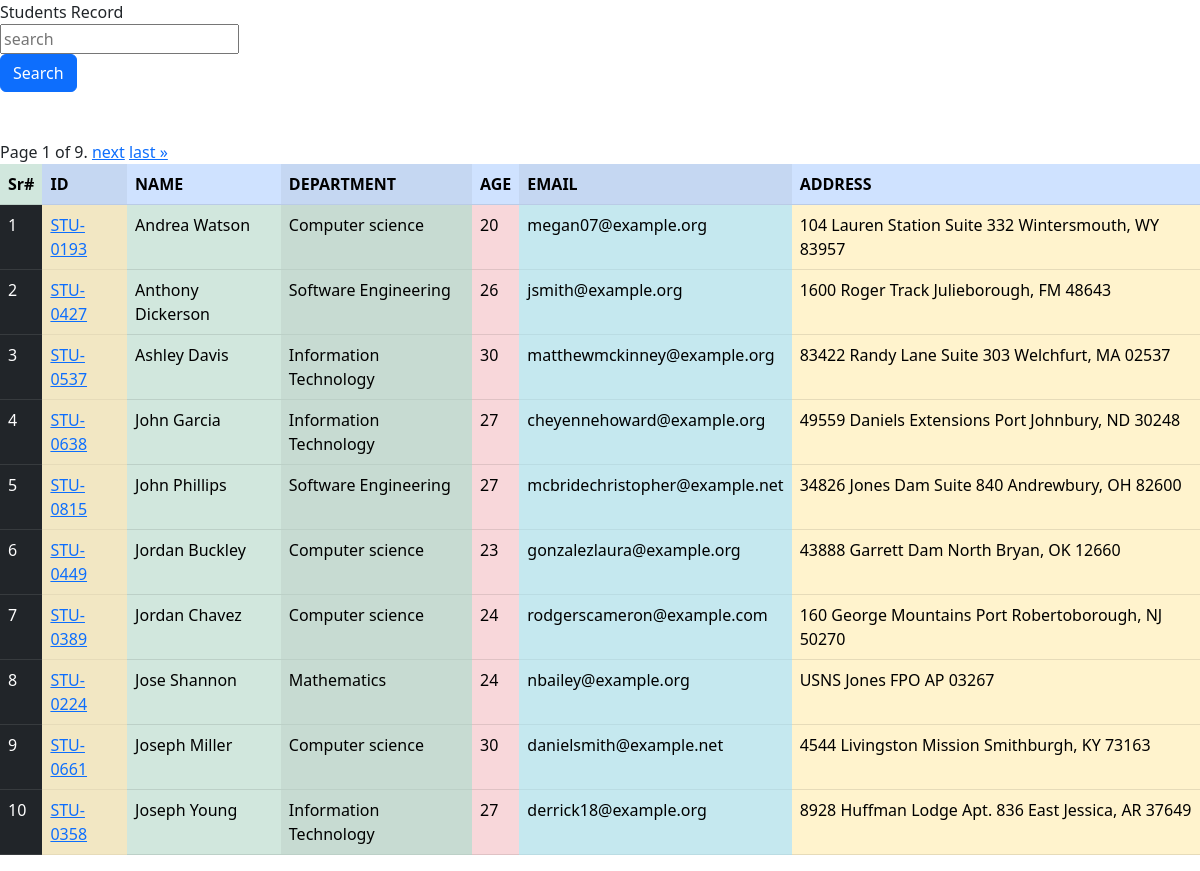
The page /student/ on the database its author committed.
### receipe/models.py (models this page shows, shortened)
class Student(models.Model):
        department = models.ForeignKey(Department, related_name='students', on_delete=models.CASCADE)
        studentId = models.OneToOneField(StudentReg, related_name='student', on_delete=models.CASCADE)
        studentName = models.CharField(max_length=50)
        studentAge = models.IntegerField(default=18)
        studentEmail = models.EmailField(unique=True)
        studentAddress = models.TextField()
        is_deleted = models.BooleanField(default=False)
        objects = studentManager()
        admin_object = models.Manager()
        class Meta:
                ordering = ['studentName']
                verbose_name = "student"

class StudentReg(models.Model):
        sReg = models.CharField(max_length=20)
        def __str__(self):
                return self.sReg

class Department(models.Model):
        department = models.CharField(max_length=30)
        def __str__(self):
                return self.department

### receipe/views.py (the view, shortened to what this page needs)
# urls.py: path('student/', views.get_student, name='student'),
def get_student(request):
    so = Student.objects.all()
    paginator = Paginator(so, 10)
    page_number = request.GET.get("page",1)
    so = paginator.get_page(page_number)
    dic = {'student': so}
    return render(request, 'studentList.html', dic)

### receipe/models.py (called while the page is built)
        def get_queryset(self):
                return super().get_queryset().filter(is_deleted=False)

### receipe/templates/studentList.html (shortened to what this page needs)
<!DOCTYPE html>
<html lang="en">
<head>
  <link rel="stylesheet" href="https://cdn.jsdelivr.net/npm/bootstrap@5.2.3/dist/css/bootstrap.min.css">
</head>
<body
<h1 align="center">Students Record </h1>
  <div class="row">
    <form class="mb-5"  >
    <div>
      <input class="" name="search" placeholder="search" type="search">
    </div>
    <div>
      <button class="btn btn-primary">Search</button>
    </div>
    </form>
  </div>
<div class="pagination">
    <spa class="step-links">
        <span class="current">
            Page {{ student.number }} of {{ student.paginator.num_pages }}.
        </span>
        {% if student.has_next %}
            <a href="?page={{ student.next_page_number }}">next</a>
            <a href="?page={{ student.paginator.num_pages }}">last &raquo;</a>
        {% endif %}
</div>
<table class="table table-success table-striped-columns">
  <tr class="table-success">
    <th class="">Sr#</th>
    <th class="table-primary">ID</th>
    <th class="table-primary">NAME</th>
    <th class="table-primary">DEPARTMENT</th>
    <th class="table-primary">AGE</th>
    <th class="table-primary">EMAIL</th>
    <th class="table-primary">ADDRESS</th>
  </tr>
  {%for stu in student%}
  <tr class="table-primary">
    <td class="table-dark">{{forloop.counter}}</td>
    <td class="table-warning">  <a href="/receipe/studentResult/{{stu.studentId}}">{{stu.studentId}}</a> </td>
    <td class="table-success">{{stu.studentName}}</td>
    <td class="table-success">{{stu.department}}</td>
    <td class="table-danger">{{stu.studentAge}}</td>
    <td class="table-info">{{stu.studentEmail}}</td>
    <td class="table-warning">{{stu.studentAddress}}</td>
  </tr>
{%endfor%}
</table>
</body>
</html>

### rows shown on the page
Student: studentId "STU-0193", studentName "Andrea Watson", department "Computer science", studentAge "20", studentEmail "megan07@example.org", studentAddress "104 Lauren Station Suite 332 Wintersmouth, WY 83957"
Student: studentId "STU-0427", studentName "Anthony Dickerson", department "Software Engineering", studentAge "26", studentEmail "jsmith@example.org", studentAddress "1600 Roger Track Julieborough, FM 48643"
Student: studentId "STU-0537", studentName "Ashley Davis", department "Information Technology", studentAge "30", studentEmail "matthewmckinney@example.org", studentAddress "83422 Randy Lane Suite 303 Welchfurt, MA 02537"
Student: studentId "STU-0638", studentName "John Garcia", department "Information Technology", studentAge "27", studentEmail "cheyennehoward@example.org", studentAddress "49559 Daniels Extensions Port Johnbury, ND 30248"
Student: studentId "STU-0815", studentName "John Phillips", department "Software Engineering", studentAge "27", studentEmail "mcbridechristopher@example.net", studentAddress "34826 Jones Dam Suite 840 Andrewbury, OH 82600"
Student: studentId "STU-0449", studentName "Jordan Buckley", department "Computer science", studentAge "23", studentEmail "gonzalezlaura@example.org", studentAddress "43888 Garrett Dam North Bryan, OK 12660"
Student: studentId "STU-0389", studentName "Jordan Chavez", department "Computer science", studentAge "24", studentEmail "rodgerscameron@example.com", studentAddress "160 George Mountains Port Robertoborough, NJ 50270"
Student: studentId "STU-0224", studentName "Jose Shannon", department "Mathematics", studentAge "24", studentEmail "nbailey@example.org", studentAddress "USNS Jones FPO AP 03267"
Student: studentId "STU-0661", studentName "Joseph Miller", department "Computer science", studentAge "30", studentEmail "danielsmith@example.net", studentAddress "4544 Livingston Mission Smithburgh, KY 73163"
Student: studentId "STU-0358", studentName "Joseph Young", department "Information Technology", studentAge "27", studentEmail "derrick18@example.org", studentAddress "8928 Huffman Lodge Apt. 836 East Jessica, AR 37649"

### other values the page prints
{{ student.number }} "1"
{{ student.paginator.num_pages }} "9"
